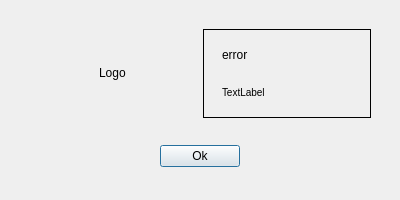
<?xml version="1.0" encoding="UTF-8"?>
<ui version="4.0">
 <class>Dialog</class>
 <widget class="QDialog" name="Dialog">
  <property name="geometry">
   <rect>
    <x>0</x>
    <y>0</y>
    <width>400</width>
    <height>200</height>
   </rect>
  </property>
  <property name="minimumSize">
   <size>
    <width>400</width>
    <height>200</height>
   </size>
  </property>
  <property name="maximumSize">
   <size>
    <width>400</width>
    <height>200</height>
   </size>
  </property>
  <property name="windowTitle">
   <string>Error</string>
  </property>
  <property name="styleSheet">
   <string notr="true">.QFrame {
	border: 1px solid #000;
}

#detail {
	font-size: 10px;
}</string>
  </property>
  <layout class="QHBoxLayout" name="horizontalLayout">
   <item>
    <widget class="QWidget" name="mainWidget" native="true">
     <layout class="QVBoxLayout" name="verticalLayout">
      <item>
       <widget class="QWidget" name="widget_2" native="true">
        <layout class="QHBoxLayout" name="horizontalLayout_2">
         <item>
          <widget class="QWidget" name="widget_4" native="true">
           <layout class="QHBoxLayout" name="horizontalLayout_3">
            <item alignment="Qt::AlignHCenter|Qt::AlignVCenter">
             <widget class="QLabel" name="errorLogo">
              <property name="text">
               <string>Logo</string>
              </property>
             </widget>
            </item>
           </layout>
          </widget>
         </item>
         <item>
          <widget class="QFrame" name="frame">
           <layout class="QVBoxLayout" name="verticalLayout_3">
            <item>
             <widget class="QWidget" name="widget_5" native="true">
              <layout class="QHBoxLayout" name="horizontalLayout_4">
               <item alignment="Qt::AlignLeft|Qt::AlignVCenter">
                <widget class="QLabel" name="text">
                 <property name="text">
                  <string>error</string>
                 </property>
                </widget>
               </item>
              </layout>
             </widget>
            </item>
            <item>
             <widget class="QWidget" name="widget_6" native="true">
              <layout class="QVBoxLayout" name="verticalLayout_4">
               <item alignment="Qt::AlignLeft|Qt::AlignTop">
                <widget class="QLabel" name="detail">
                 <property name="text">
                  <string>TextLabel</string>
                 </property>
                </widget>
               </item>
              </layout>
             </widget>
            </item>
           </layout>
          </widget>
         </item>
        </layout>
       </widget>
      </item>
      <item>
       <widget class="QWidget" name="widget_3" native="true">
        <layout class="QVBoxLayout" name="verticalLayout_2">
         <item alignment="Qt::AlignHCenter|Qt::AlignVCenter">
          <widget class="QPushButton" name="okButton">
           <property name="text">
            <string>Ok</string>
           </property>
          </widget>
         </item>
        </layout>
       </widget>
      </item>
     </layout>
    </widget>
   </item>
  </layout>
 </widget>
 <resources/>
 <connections/>
</ui>
